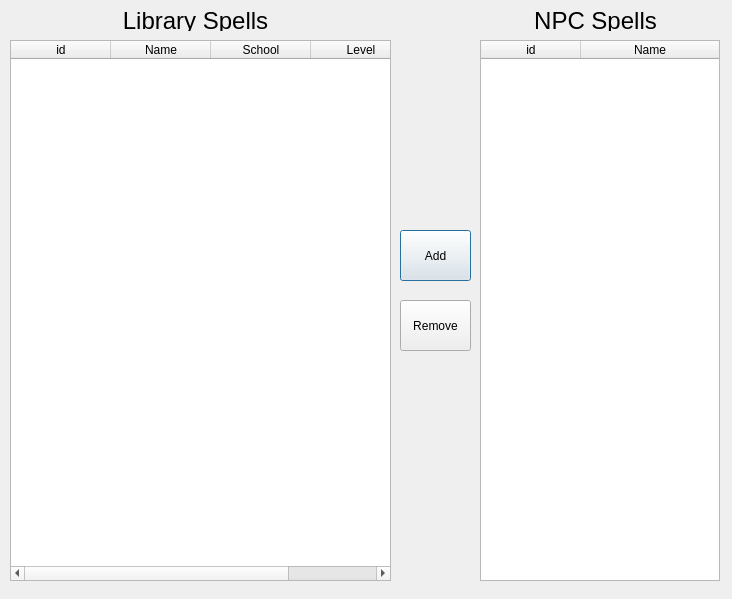
<?xml version="1.0" encoding="UTF-8"?>
<ui version="4.0">
 <class>npcSpell</class>
 <widget class="QDialog" name="npcSpell">
  <property name="geometry">
   <rect>
    <x>0</x>
    <y>0</y>
    <width>732</width>
    <height>599</height>
   </rect>
  </property>
  <property name="windowTitle">
   <string>Dialog</string>
  </property>
  <widget class="QTableWidget" name="spellLibraryTableWidget">
   <property name="geometry">
    <rect>
     <x>10</x>
     <y>40</y>
     <width>381</width>
     <height>541</height>
    </rect>
   </property>
   <property name="sizeAdjustPolicy">
    <enum>QAbstractScrollArea::AdjustIgnored</enum>
   </property>
   <property name="editTriggers">
    <set>QAbstractItemView::NoEditTriggers</set>
   </property>
   <property name="selectionMode">
    <enum>QAbstractItemView::SingleSelection</enum>
   </property>
   <property name="selectionBehavior">
    <enum>QAbstractItemView::SelectRows</enum>
   </property>
   <attribute name="horizontalHeaderCascadingSectionResizes">
    <bool>true</bool>
   </attribute>
   <attribute name="horizontalHeaderStretchLastSection">
    <bool>true</bool>
   </attribute>
   <column>
    <property name="text">
     <string>id</string>
    </property>
   </column>
   <column>
    <property name="text">
     <string>Name</string>
    </property>
   </column>
   <column>
    <property name="text">
     <string>School</string>
    </property>
   </column>
   <column>
    <property name="text">
     <string>Level</string>
    </property>
   </column>
  </widget>
  <widget class="QTableWidget" name="npcSpellTableWidget">
   <property name="geometry">
    <rect>
     <x>480</x>
     <y>40</y>
     <width>240</width>
     <height>541</height>
    </rect>
   </property>
   <property name="sizeAdjustPolicy">
    <enum>QAbstractScrollArea::AdjustIgnored</enum>
   </property>
   <property name="editTriggers">
    <set>QAbstractItemView::NoEditTriggers</set>
   </property>
   <property name="selectionMode">
    <enum>QAbstractItemView::SingleSelection</enum>
   </property>
   <property name="selectionBehavior">
    <enum>QAbstractItemView::SelectRows</enum>
   </property>
   <attribute name="horizontalHeaderCascadingSectionResizes">
    <bool>false</bool>
   </attribute>
   <attribute name="horizontalHeaderStretchLastSection">
    <bool>true</bool>
   </attribute>
   <attribute name="verticalHeaderCascadingSectionResizes">
    <bool>false</bool>
   </attribute>
   <attribute name="verticalHeaderStretchLastSection">
    <bool>false</bool>
   </attribute>
   <column>
    <property name="text">
     <string>id</string>
    </property>
   </column>
   <column>
    <property name="text">
     <string>Name</string>
    </property>
   </column>
  </widget>
  <widget class="QPushButton" name="addSpellPushButton">
   <property name="geometry">
    <rect>
     <x>400</x>
     <y>230</y>
     <width>71</width>
     <height>51</height>
    </rect>
   </property>
   <property name="text">
    <string>Add</string>
   </property>
  </widget>
  <widget class="QPushButton" name="removeSpellPushButton">
   <property name="geometry">
    <rect>
     <x>400</x>
     <y>300</y>
     <width>71</width>
     <height>51</height>
    </rect>
   </property>
   <property name="text">
    <string>Remove</string>
   </property>
  </widget>
  <widget class="QLabel" name="librarySpellsLabel">
   <property name="geometry">
    <rect>
     <x>80</x>
     <y>10</y>
     <width>231</width>
     <height>21</height>
    </rect>
   </property>
   <property name="font">
    <font>
     <pointsize>18</pointsize>
    </font>
   </property>
   <property name="text">
    <string>Library Spells</string>
   </property>
   <property name="alignment">
    <set>Qt::AlignCenter</set>
   </property>
  </widget>
  <widget class="QLabel" name="npcSpellsLabel">
   <property name="geometry">
    <rect>
     <x>480</x>
     <y>10</y>
     <width>231</width>
     <height>21</height>
    </rect>
   </property>
   <property name="font">
    <font>
     <pointsize>18</pointsize>
    </font>
   </property>
   <property name="text">
    <string>NPC Spells</string>
   </property>
   <property name="alignment">
    <set>Qt::AlignCenter</set>
   </property>
  </widget>
 </widget>
 <resources/>
 <connections>
  <connection>
   <sender>addSpellPushButton</sender>
   <signal>clicked()</signal>
   <receiver>npcSpell</receiver>
   <slot>addSpell()</slot>
   <hints>
    <hint type="sourcelabel">
     <x>410</x>
     <y>252</y>
    </hint>
    <hint type="destinationlabel">
     <x>427</x>
     <y>106</y>
    </hint>
   </hints>
  </connection>
  <connection>
   <sender>removeSpellPushButton</sender>
   <signal>clicked()</signal>
   <receiver>npcSpell</receiver>
   <slot>removeSpell()</slot>
   <hints>
    <hint type="sourcelabel">
     <x>430</x>
     <y>321</y>
    </hint>
    <hint type="destinationlabel">
     <x>419</x>
     <y>426</y>
    </hint>
   </hints>
  </connection>
  <connection>
   <sender>spellLibraryTableWidget</sender>
   <signal>cellClicked(int,int)</signal>
   <receiver>npcSpell</receiver>
   <slot>updateLibraryChoice()</slot>
   <hints>
    <hint type="sourcelabel">
     <x>248</x>
     <y>113</y>
    </hint>
    <hint type="destinationlabel">
     <x>313</x>
     <y>6</y>
    </hint>
   </hints>
  </connection>
  <connection>
   <sender>npcSpellTableWidget</sender>
   <signal>cellClicked(int,int)</signal>
   <receiver>npcSpell</receiver>
   <slot>updateNpcSpellChoice()</slot>
   <hints>
    <hint type="sourcelabel">
     <x>524</x>
     <y>74</y>
    </hint>
    <hint type="destinationlabel">
     <x>459</x>
     <y>30</y>
    </hint>
   </hints>
  </connection>
 </connections>
 <slots>
  <slot>addSpell()</slot>
  <slot>removeSpell()</slot>
  <slot>updateLibraryChoice()</slot>
  <slot>updateNpcSpellChoice()</slot>
 </slots>
</ui>
